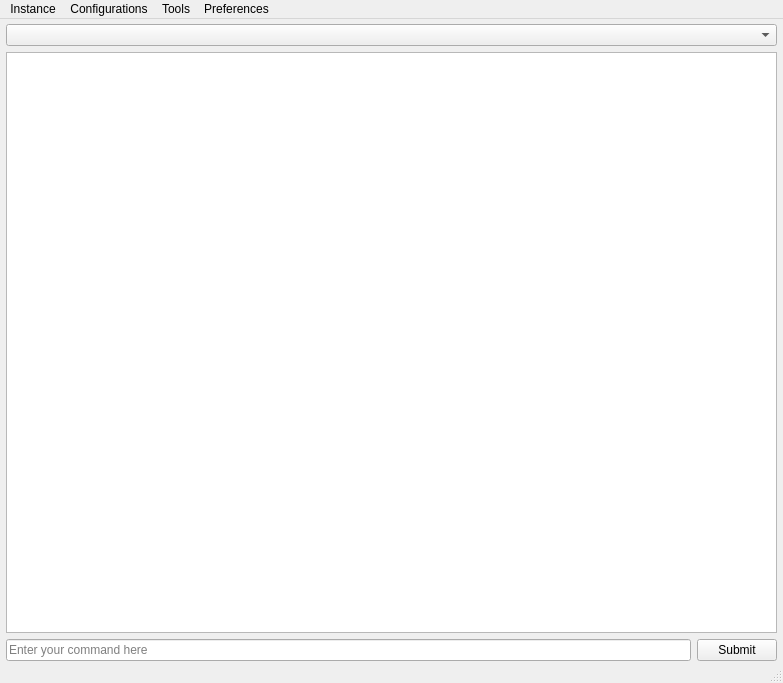
<?xml version="1.0" encoding="UTF-8"?>
<ui version="4.0">
 <class>MainWindow</class>
 <widget class="QMainWindow" name="MainWindow">
  <property name="geometry">
   <rect>
    <x>0</x>
    <y>0</y>
    <width>783</width>
    <height>683</height>
   </rect>
  </property>
  <property name="windowTitle">
   <string>RCON Client</string>
  </property>
  <property name="windowIcon">
   <iconset>
    <normaloff>../icon.png</normaloff>../icon.png</iconset>
  </property>
  <widget class="QWidget" name="centralwidget">
   <property name="sizePolicy">
    <sizepolicy hsizetype="Preferred" vsizetype="Expanding">
     <horstretch>0</horstretch>
     <verstretch>0</verstretch>
    </sizepolicy>
   </property>
   <layout class="QGridLayout" name="gridLayout">
    <property name="leftMargin">
     <number>6</number>
    </property>
    <property name="topMargin">
     <number>5</number>
    </property>
    <property name="rightMargin">
     <number>6</number>
    </property>
    <property name="bottomMargin">
     <number>0</number>
    </property>
    <item row="0" column="0">
     <layout class="QGridLayout" name="master_layout">
      <property name="sizeConstraint">
       <enum>QLayout::SetNoConstraint</enum>
      </property>
      <item row="0" column="0">
       <widget class="QComboBox" name="config_dropdown"/>
      </item>
      <item row="1" column="0">
       <widget class="QScrollArea" name="scroll_area">
        <property name="frameShape">
         <enum>QFrame::NoFrame</enum>
        </property>
        <property name="frameShadow">
         <enum>QFrame::Raised</enum>
        </property>
        <property name="widgetResizable">
         <bool>true</bool>
        </property>
        <widget class="QWidget" name="scroll_area_contents">
         <property name="geometry">
          <rect>
           <x>0</x>
           <y>0</y>
           <width>769</width>
           <height>578</height>
          </rect>
         </property>
         <property name="sizePolicy">
          <sizepolicy hsizetype="Expanding" vsizetype="Expanding">
           <horstretch>0</horstretch>
           <verstretch>0</verstretch>
          </sizepolicy>
         </property>
         <layout class="QGridLayout" name="gridLayout_2">
          <property name="leftMargin">
           <number>0</number>
          </property>
          <property name="topMargin">
           <number>0</number>
          </property>
          <property name="rightMargin">
           <number>0</number>
          </property>
          <property name="bottomMargin">
           <number>0</number>
          </property>
          <property name="spacing">
           <number>0</number>
          </property>
          <item row="0" column="0">
           <widget class="QTextBrowser" name="console">
            <property name="sizePolicy">
             <sizepolicy hsizetype="Expanding" vsizetype="Expanding">
              <horstretch>0</horstretch>
              <verstretch>0</verstretch>
             </sizepolicy>
            </property>
            <property name="font">
             <font>
              <family>Consolas</family>
              <pointsize>10</pointsize>
             </font>
            </property>
           </widget>
          </item>
         </layout>
        </widget>
       </widget>
      </item>
      <item row="2" column="0">
       <layout class="QHBoxLayout" name="input_layout">
        <item>
         <widget class="QLineEdit" name="command_input">
          <property name="sizePolicy">
           <sizepolicy hsizetype="Preferred" vsizetype="Fixed">
            <horstretch>0</horstretch>
            <verstretch>0</verstretch>
           </sizepolicy>
          </property>
          <property name="minimumSize">
           <size>
            <width>680</width>
            <height>0</height>
           </size>
          </property>
          <property name="inputMask">
           <string/>
          </property>
          <property name="placeholderText">
           <string>Enter your command here</string>
          </property>
         </widget>
        </item>
        <item>
         <widget class="QPushButton" name="submit_button">
          <property name="sizePolicy">
           <sizepolicy hsizetype="Fixed" vsizetype="Fixed">
            <horstretch>0</horstretch>
            <verstretch>0</verstretch>
           </sizepolicy>
          </property>
          <property name="text">
           <string>Submit</string>
          </property>
          <property name="shortcut">
           <string>Return</string>
          </property>
         </widget>
        </item>
       </layout>
      </item>
     </layout>
    </item>
   </layout>
  </widget>
  <widget class="QStatusBar" name="statusbar"/>
  <widget class="QMenuBar" name="menubar">
   <property name="geometry">
    <rect>
     <x>0</x>
     <y>0</y>
     <width>783</width>
     <height>21</height>
    </rect>
   </property>
   <widget class="QMenu" name="menu_configs">
    <property name="title">
     <string>Configurations</string>
    </property>
    <addaction name="action_config_new"/>
    <addaction name="action_config_edit"/>
    <addaction name="action_config_delete"/>
    <addaction name="action_config_reorder"/>
   </widget>
   <widget class="QMenu" name="menu_preferences">
    <property name="title">
     <string>Preferences</string>
    </property>
   </widget>
   <widget class="QMenu" name="menu_instance">
    <property name="title">
     <string>Instance</string>
    </property>
    <addaction name="action_instance_clear"/>
    <addaction name="action_instance_save"/>
   </widget>
   <widget class="QMenu" name="menu_tools">
    <property name="title">
     <string>Tools</string>
    </property>
   </widget>
   <addaction name="menu_instance"/>
   <addaction name="menu_configs"/>
   <addaction name="menu_tools"/>
   <addaction name="menu_preferences"/>
  </widget>
  <action name="action_config_new">
   <property name="text">
    <string>New</string>
   </property>
  </action>
  <action name="action_config_edit">
   <property name="text">
    <string>Edit Current</string>
   </property>
  </action>
  <action name="action_config_delete">
   <property name="text">
    <string>Delete Current</string>
   </property>
  </action>
  <action name="action_instance_clear">
   <property name="text">
    <string>Clear Console</string>
   </property>
  </action>
  <action name="action_config_reorder">
   <property name="text">
    <string>Reorder</string>
   </property>
  </action>
  <action name="action_instance_save">
   <property name="text">
    <string>Save Console</string>
   </property>
  </action>
 </widget>
 <tabstops>
  <tabstop>config_dropdown</tabstop>
  <tabstop>command_input</tabstop>
  <tabstop>console</tabstop>
  <tabstop>scroll_area</tabstop>
  <tabstop>submit_button</tabstop>
 </tabstops>
 <resources/>
 <connections/>
</ui>
